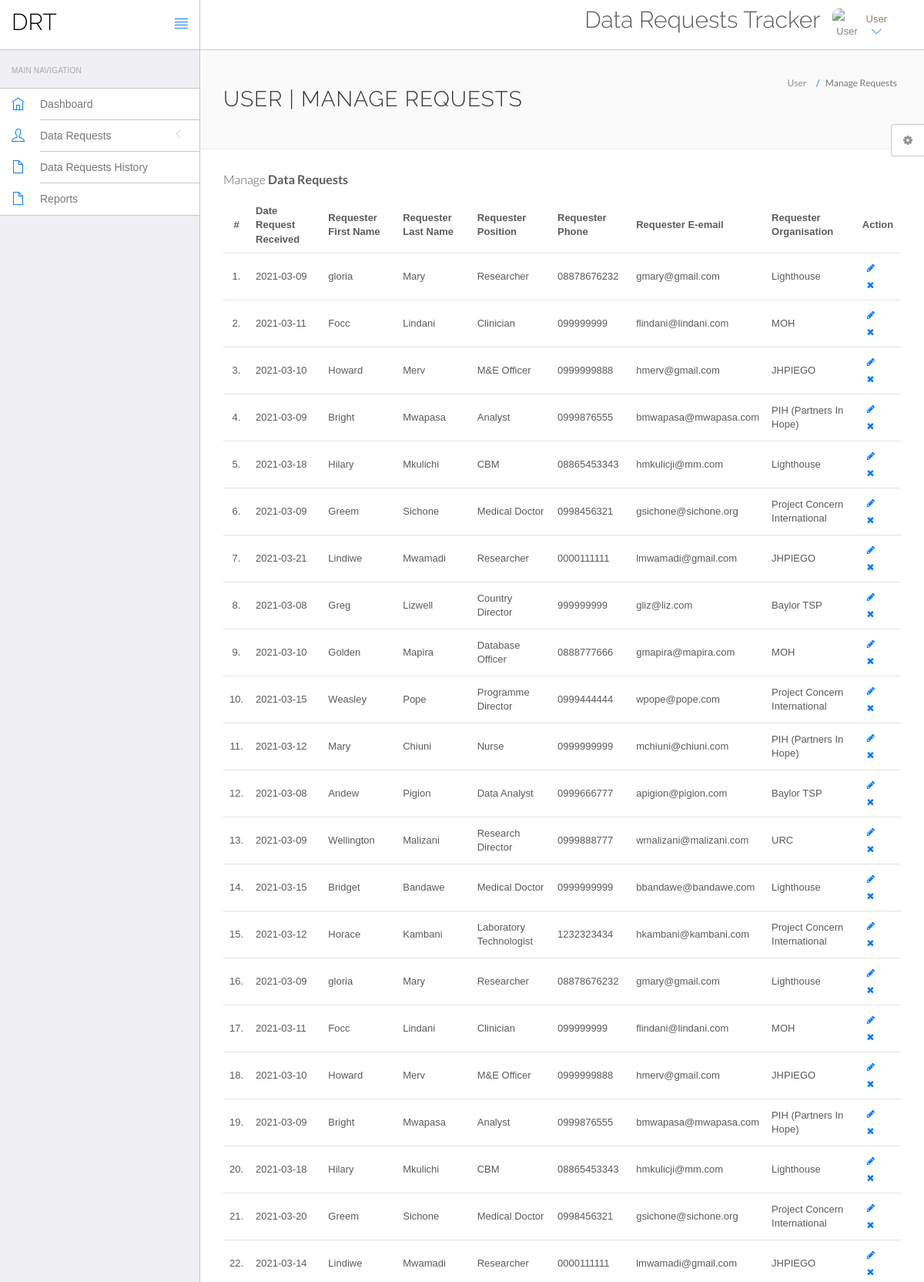
/drt/users/manage-requests2.php (signed in, upper part), run on the app's committed database.
### tables this page shows
CREATE TABLE `drequest_tracker` (
  `request_id` int(11) NOT NULL AUTO_INCREMENT,
  `date_request_received` date NOT NULL,
  `requester_first_name` varchar(255) NOT NULL,
  `requester_last_name` varchar(255) NOT NULL,
  `requester_position` varchar(255) NOT NULL,
  `requester_phone` varchar(50) DEFAULT NULL,
  `requester_email` varchar(50) DEFAULT NULL,
  `requester_organization` varchar(255) NOT NULL,
  `date_data_required` date DEFAULT NULL,
  `title_of_request` varchar(255) DEFAULT NULL,
  `description_of_request` varchar(255) DEFAULT NULL,
  `type_of_data_required` varchar(255) DEFAULT NULL,
  `intended_use_of_requested_data` varchar(500) DEFAULT NULL,
  `type_of_access_format` varchar(255) DEFAULT NULL,
  `data_disposal_arrangement_after_use` varchar(255) DEFAULT NULL,
  `approval_organization` varchar(255) DEFAULT NULL,
  `approver_name` varchar(255) DEFAULT NULL,
  `approver_designation` varchar(255) DEFAULT NULL,
  `approval_date` date DEFAULT NULL,
  `approval_supporting_document` blob,
  `date_of_data_submission` date DEFAULT NULL,
  `attachment_sent` blob,
  `frequency_of_report` varchar(255) DEFAULT NULL,
  `report_has_PII` tinyint(1) DEFAULT NULL,
  `cdr_member_assigned` varchar(255) DEFAULT NULL,
  `co_requesters` varchar(255) DEFAULT NULL,
  `comments_after_data_submission` varchar(255) DEFAULT NULL,
  `general_comments` varchar(255) DEFAULT NULL,
  `extraction_script_used` blob,
  `request_status` varchar(50) NOT NULL,
  PRIMARY KEY (`request_id`)
);

### drt/users/manage-requests2.php (the view, shortened to what this page needs)
<?php
include('include/config.php');
?>
<!DOCTYPE html>
<html lang="en">
	<head>
		<link rel="stylesheet" href="vendor/bootstrap/css/bootstrap.min.css">
		<link rel="stylesheet" href="vendor/fontawesome/css/font-awesome.min.css">
		<link rel="stylesheet" href="vendor/themify-icons/themify-icons.min.css">
		<link href="vendor/animate.css/animate.min.css" rel="stylesheet" media="screen">
		<link href="vendor/perfect-scrollbar/perfect-scrollbar.min.css" rel="stylesheet" media="screen">
		<link href="vendor/switchery/switchery.min.css" rel="stylesheet" media="screen">
		<link href="vendor/bootstrap-touchspin/jquery.bootstrap-touchspin.min.css" rel="stylesheet" media="screen">
		<link href="vendor/select2/select2.min.css" rel="stylesheet" media="screen">
		<link href="vendor/bootstrap-datepicker/bootstrap-datepicker3.standalone.min.css" rel="stylesheet" media="screen">
		<link href="vendor/bootstrap-timepicker/bootstrap-timepicker.min.css" rel="stylesheet" media="screen">
		<link rel="stylesheet" href="assets/css/styles.css">
		<link rel="stylesheet" href="assets/css/plugins.css">
		<link rel="stylesheet" href="assets/css/themes/theme-1.css" id="skin_color" />
	</head>
	<body>
		<div id="app">
<?php include('include/sidebar.php');?>
			<div class="app-content">
						<?php include('include/header.php');?>
				<div class="main-content" >
					<div class="wrap-content container" id="container">
						<section id="page-title">
							<div class="row">
								<div class="col-sm-8">
									<h1 class="mainTitle">User | Manage Requests</h1>
																	</div>
								<ol class="breadcrumb">
									<li>
										<span>User</span>
									</li>
									<li class="active">
										<span>Manage Requests</span>
									</li>
								</ol>
							</div>
						</section>
						<div class="container-fluid container-fullw bg-white">
									<div class="row">
								<div class="col-md-12">
									<h5 class="over-title margin-bottom-15">Manage <span class="text-bold">Data Requests</span></h5>
									<table class="table table-hover" id="sample-table-1">
										<thead>
											<tr>
												<th class="center">#</th>
												<th>Date Request Received</th>
												<th class="hidden-xs">Requester First Name</th>
												<th>Requester Last Name</th>
												<th>Requester Position</th>
												<th>Requester Phone</th>
												<th>Requester E-email</th>
												<th>Requester Organisation</th>
												<th>Action</th>
											</tr>
										</thead>
										<tbody>
<?php
$sql=mysqli_query($con,"select * from drequest_tracker where request_status !='data submitted' and requester_organization !='EGPAF'");
$cnt=1;
while($row=mysqli_fetch_array($sql))
{
?>
											<tr>
												<td class="center"><?php echo $cnt;?>.</td>
												<td class="hidden-xs"><?php echo $row['date_request_received'];?></td>
												<td><?php echo $row['requester_first_name'];?></td>
												<td><?php echo $row['requester_last_name'];?>
												<td><?php echo $row['requester_position'];?>
												<td><?php echo $row['requester_phone'];?>
												<td><?php echo $row['requester_email'];?>
												<td><?php echo $row['requester_organization'];?>
												</td>
												<td >
												<div class="visible-md visible-lg hidden-sm hidden-xs">
							<a href="edit-request-status.php?id=<?php echo $row['request_id'];?>" class="btn btn-transparent btn-xs" tooltip-placement="top" tooltip="Edit"><i class="fa fa-pencil"></i></a>
	<a href="manage-requests2.php?id=<?php echo $row['request_id']?>&del=delete" onClick="return confirm('Are you sure you want to delete selected request?')"class="btn btn-transparent btn-xs tooltips" tooltip-placement="top" tooltip="Remove"><i class="fa fa-times fa fa-white"></i></a>
												</div>
												</td>
											</tr>
											<?php
$cnt=$cnt+1;
											 }?>
										</tbody>
									</table>
								</div>
							</div>
								</div>
							</div>
						</div>
					</div>
				</div>
	<?php include('include/setting.php');?>
	</body>
</html>

### drt/users/assets/css/themes/theme-1.css (style rules this page uses)
body { background: #FAFAFA; }

### data on the page
drequest_tracker: date_request_received "2021-03-09", requester_first_name "gloria", requester_last_name "Mary", requester_position "Researcher", requester_phone "08878676232", requester_email "gmary@gmail.com", requester_organization "Lighthouse"
drequest_tracker: date_request_received "2021-03-11", requester_first_name "Focc", requester_last_name "Lindani", requester_position "Clinician", requester_phone "099999999", requester_email "flindani@lindani.com", requester_organization "MOH"
drequest_tracker: date_request_received "2021-03-10", requester_first_name "Howard", requester_last_name "Merv", requester_position "M&E Officer", requester_phone "0999999888", requester_email "hmerv@gmail.com", requester_organization "JHPIEGO"
drequest_tracker: date_request_received "2021-03-09", requester_first_name "Bright", requester_last_name "Mwapasa", requester_position "Analyst", requester_phone "0999876555", requester_email "bmwapasa@mwapasa.com", requester_organization "PIH (Partners In Hope)"
drequest_tracker: date_request_received "2021-03-18", requester_first_name "Hilary", requester_last_name "Mkulichi", requester_position "CBM", requester_phone "08865453343", requester_email "hmkulicji@mm.com", requester_organization "Lighthouse"
drequest_tracker: date_request_received "2021-03-09", requester_first_name "Greem", requester_last_name "Sichone", requester_position "Medical Doctor", requester_phone "0998456321", requester_email "gsichone@sichone.org", requester_organization "Project Concern International"
drequest_tracker: date_request_received "2021-03-21", requester_first_name "Lindiwe", requester_last_name "Mwamadi", requester_position "Researcher", requester_phone "0000111111", requester_email "lmwamadi@gmail.com", requester_organization "JHPIEGO"
drequest_tracker: date_request_received "2021-03-08", requester_first_name "Greg", requester_last_name "Lizwell", requester_position "Country Director", requester_phone "999999999", requester_email "gliz@liz.com", requester_organization "Baylor TSP"
drequest_tracker: date_request_received "2021-03-10", requester_first_name "Golden", requester_last_name "Mapira", requester_position "Database Officer", requester_phone "0888777666", requester_email "gmapira@mapira.com", requester_organization "MOH"
drequest_tracker: date_request_received "2021-03-15", requester_first_name "Weasley", requester_last_name "Pope", requester_position "Programme Director", requester_phone "0999444444", requester_email "wpope@pope.com", requester_organization "Project Concern International"
drequest_tracker: date_request_received "2021-03-12", requester_first_name "Mary", requester_last_name "Chiuni", requester_position "Nurse", requester_phone "0999999999", requester_email "mchiuni@chiuni.com", requester_organization "PIH (Partners In Hope)"
drequest_tracker: date_request_received "2021-03-08", requester_first_name "Andew", requester_last_name "Pigion", requester_position "Data Analyst", requester_phone "0999666777", requester_email "apigion@pigion.com", requester_organization "Baylor TSP"
drequest_tracker: date_request_received "2021-03-09", requester_first_name "Wellington", requester_last_name "Malizani", requester_position "Research Director", requester_phone "0999888777", requester_email "wmalizani@malizani.com", requester_organization "URC"
drequest_tracker: date_request_received "2021-03-15", requester_first_name "Bridget", requester_last_name "Bandawe", requester_position "Medical Doctor", requester_phone "0999999999", requester_email "bbandawe@bandawe.com", requester_organization "Lighthouse"
drequest_tracker: date_request_received "2021-03-12", requester_first_name "Horace", requester_last_name "Kambani", requester_position "Laboratory Technologist", requester_phone "1232323434", requester_email "hkambani@kambani.com", requester_organization "Project Concern International"
drequest_tracker: date_request_received "2021-03-09", requester_first_name "gloria", requester_last_name "Mary", requester_position "Researcher", requester_phone "08878676232", requester_email "gmary@gmail.com", requester_organization "Lighthouse"
drequest_tracker: date_request_received "2021-03-11", requester_first_name "Focc", requester_last_name "Lindani", requester_position "Clinician", requester_phone "099999999", requester_email "flindani@lindani.com", requester_organization "MOH"
drequest_tracker: date_request_received "2021-03-10", requester_first_name "Howard", requester_last_name "Merv", requester_position "M&E Officer", requester_phone "0999999888", requester_email "hmerv@gmail.com", requester_organization "JHPIEGO"
drequest_tracker: date_request_received "2021-03-09", requester_first_name "Bright", requester_last_name "Mwapasa", requester_position "Analyst", requester_phone "0999876555", requester_email "bmwapasa@mwapasa.com", requester_organization "PIH (Partners In Hope)"
drequest_tracker: date_request_received "2021-03-18", requester_first_name "Hilary", requester_last_name "Mkulichi", requester_position "CBM", requester_phone "08865453343", requester_email "hmkulicji@mm.com", requester_organization "Lighthouse"
drequest_tracker: date_request_received "2021-03-20", requester_first_name "Greem", requester_last_name "Sichone", requester_position "Medical Doctor", requester_phone "0998456321", requester_email "gsichone@sichone.org", requester_organization "Project Concern International"
drequest_tracker: date_request_received "2021-03-14", requester_first_name "Lindiwe", requester_last_name "Mwamadi", requester_position "Researcher", requester_phone "0000111111", requester_email "lmwamadi@gmail.com", requester_organization "JHPIEGO"
